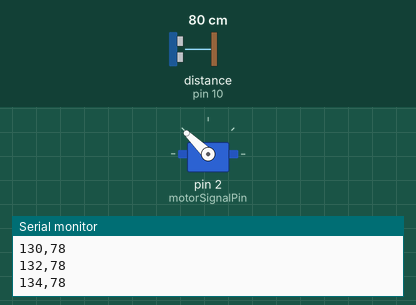
This sketch was run on a simulated Arduino Uno, built with avr-gcc and run on an emulated ATmega328P. Parts: servo, the last lines printed to the serial monitor. Wiring (inferred from the names in the program): ultrasonic range finder: trigger pin 9; echo pin 10. The test bench sets the inputs (shaded band); at power-on: distance to the obstacle (sensor on pin 10) 80 cm. The echo pulse lasts 58.3 µs per cm.

Above: at 1.28 s.
1.3 s: distance to the obstacle (sensor on pin 10) set to 2 cm
At 1.59 s:
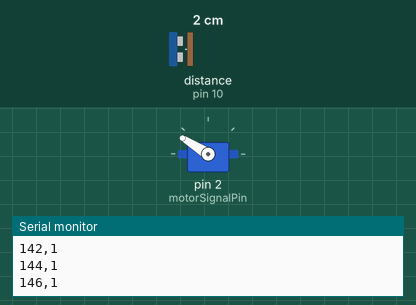
4.3 s: distance to the obstacle (sensor on pin 10) set to 120 cm
At 4.46 s:
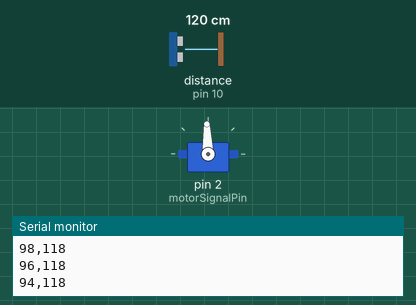
7.3 s: distance to the obstacle (sensor on pin 10) set to 4 cm
At 7.45 s:
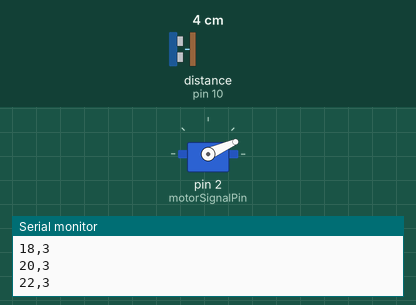
Timing chart, 0 to 16.3 s (numbered marks = the images above; inputs shaded):
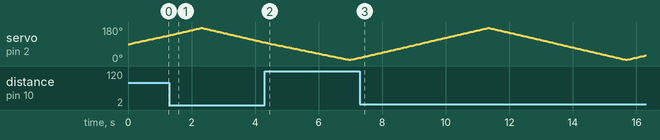

The sketch:

Sonar-arduino.ino
```cpp
#include <Servo.h>

// set output pins
const int TriggerPin = 9;
const int EchoPin = 10;
const int motorSignalPin = 2;

// starting location
const int startAngle = 90;

// rotation limits
const int minimumAngle = 6;
const int maximumAngle = 175;

// speed (reduced for more frequent measurements)
const int degreesPerCycle = 2; // Smaller steps for more frequent measurements

// Library class instance
Servo motor;

void setup(void)
{
    pinMode(TriggerPin, OUTPUT);
    pinMode(EchoPin, INPUT);
    motor.attach(motorSignalPin);
    Serial.begin(9600);
}

void loop(void)
{
    static int currentAngle = startAngle;
    static int motorRotateAmount = degreesPerCycle;

    // move motor
    motor.write(currentAngle);
    delay(50); // Reduced delay for faster response

    // calculate the distance from the sensor, and write the value with location to serial
    int distance = CalculateDistance();
    SerialOutput(currentAngle, distance);

    // update motor location
    currentAngle += motorRotateAmount;

    // if the motor has reached the limits, change direction
    if(currentAngle <= minimumAngle || currentAngle >= maximumAngle)
    {
        motorRotateAmount = -motorRotateAmount;
    }
}

int CalculateDistance(void)
{
    // trigger the ultrasonic sensor and record the time taken to reflect
    digitalWrite(TriggerPin, LOW);
    delayMicroseconds(2); // Ensure the trigger pin is low for a short period
    digitalWrite(TriggerPin, HIGH);
    delayMicroseconds(10);
    digitalWrite(TriggerPin, LOW);

    long duration = pulseIn(EchoPin, HIGH, 30000); // Added timeout for pulseIn to prevent long waits
    if (duration == 0) {
        return -1; // Return -1 if no pulse was received
    }

    // convert this duration to a distance
    float distance = duration * 0.034 / 2.0; // Speed of sound is 0.034 cm/us, divided by 2 for round trip
    return int(distance);
}

void SerialOutput(const int angle, const int distance)
{
    if (distance == -1) {
        Serial.print("No echo received at angle ");
        Serial.println(angle);
    } else {
        // send the angle and distance directly to the serial output
        Serial.print(angle);
        Serial.print(",");
        Serial.println(distance);
    }
}
```
